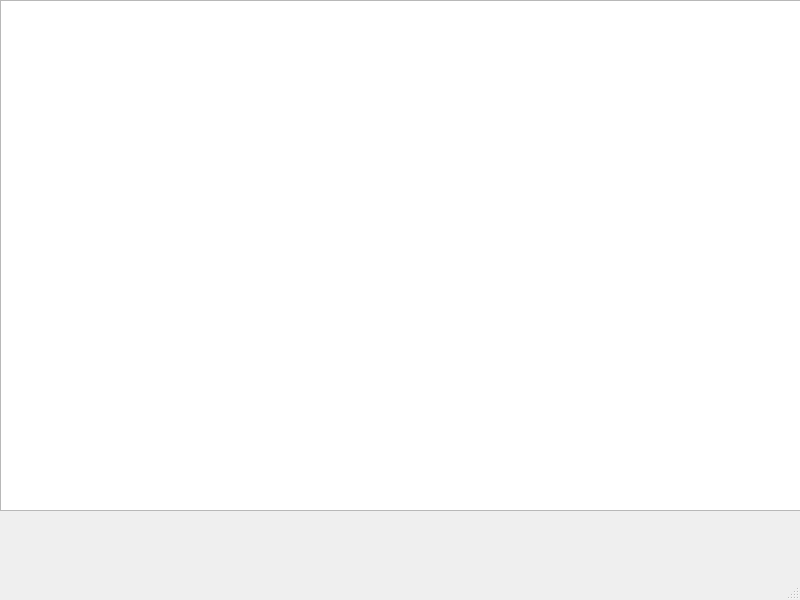
<?xml version="1.0" encoding="UTF-8"?>
<ui version="4.0">
 <class>TableForm</class>
 <widget class="QMainWindow" name="TableForm">
  <property name="geometry">
   <rect>
    <x>0</x>
    <y>0</y>
    <width>800</width>
    <height>600</height>
   </rect>
  </property>
  <property name="windowTitle">
   <string>MainWindow</string>
  </property>
  <widget class="QWidget" name="centralwidget">
   <widget class="QTableWidget" name="tableWidget">
    <property name="geometry">
     <rect>
      <x>0</x>
      <y>0</y>
      <width>801</width>
      <height>511</height>
     </rect>
    </property>
   </widget>
  </widget>
  <widget class="QMenuBar" name="menubar">
   <property name="geometry">
    <rect>
     <x>0</x>
     <y>0</y>
     <width>800</width>
     <height>26</height>
    </rect>
   </property>
  </widget>
  <widget class="QStatusBar" name="statusbar"/>
 </widget>
 <resources/>
 <connections/>
</ui>
